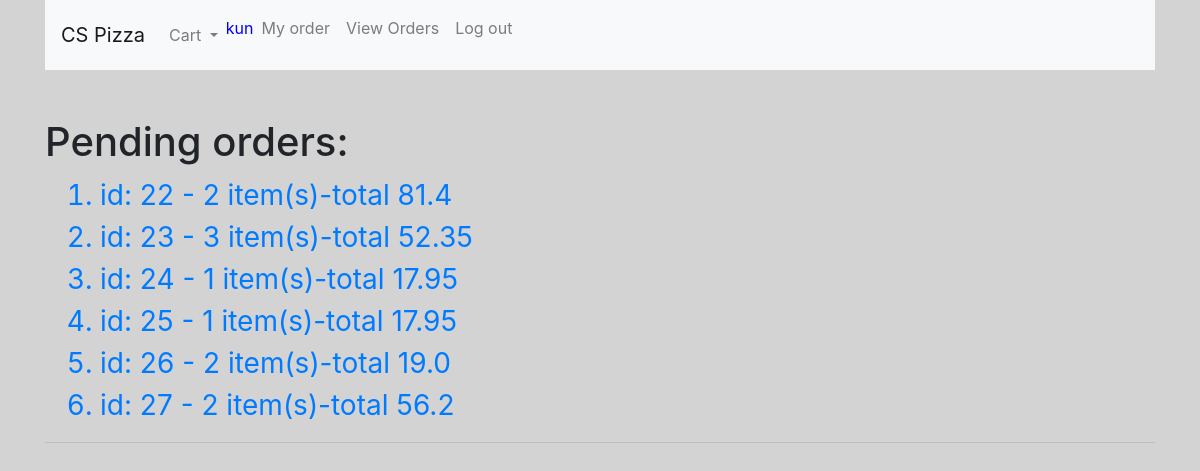
The app's page /customer_order_view (signed in), older data.
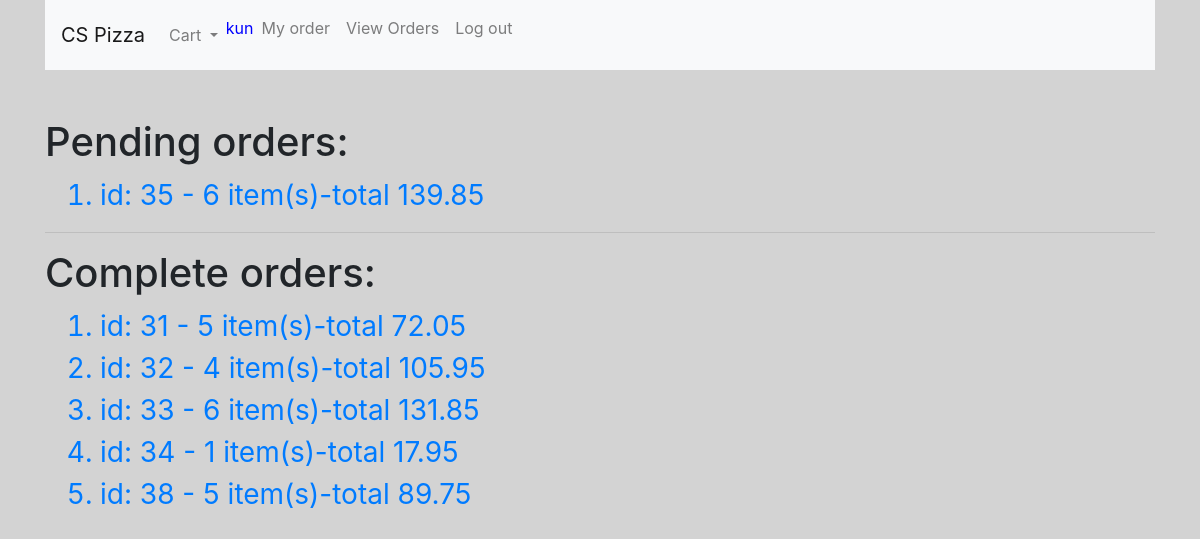
The same page, newer data.
### orders/models.py (models this page shows, shortened)
class Order(models.Model):
    username = models.CharField(max_length=64)
    pizza = models.ManyToManyField(Pizza, blank=True)
    sub = models.ManyToManyField(Sub, blank=True)
    pasta = models.ManyToManyField(Pasta, blank=True)
    salad = models.ManyToManyField(Salad, blank=True)
    dinnerplatter = models.ManyToManyField(DinnerPlatter, blank=True)
    is_complete = models.BooleanField(default=False)
    def sum_price(self, obj):
        this_sum = 0
        if len(obj.all()) > 0:
            for item in obj.all():
                this_sum += item.price
        return this_sum
    def total(self):
        total_sum = 0
        total_sum += self.sum_price(self.pizza)
        total_sum += self.sum_price(self.sub)
        total_sum += self.sum_price(self.pasta)
        total_sum += self.sum_price(self.salad)
        total_sum += self.sum_price(self.dinnerplatter)
        return round(total_sum, 2)
    def item_count(self):
        count = 0
        count += len(self.pizza.all())
        count += len(self.sub.all())
        count += len(self.pasta.all())
        count += len(self.salad.all())
        count += len(self.dinnerplatter.all())
        return count
    def __str__(self):
        return f"""id: {self.id} - {self.item_count()} item(s)-total {self.total()}"""

class PizzaMenu(models.Model):
    type = models.CharField(max_length=32)
    size = models.CharField(max_length=10)
    topping_option = models.IntegerField() # 0(cheese), 1, 2, 3, 5 toppings
    price = models.FloatField()

class SubMenu(models.Model):
    name = models.CharField(max_length=32)
    size = models.CharField(max_length=10)
    price = models.FloatField()

class PastaMenu(models.Model):
    name = models.CharField(max_length=32)
    price = models.FloatField()

class SaladMenu(models.Model):
    name = models.CharField(max_length=32)
    price = models.FloatField()

class DinnerPlatterMenu(models.Model):
    name = models.CharField(max_length=32)
    size = models.CharField(max_length=10)
    price = models.FloatField()

### orders/views.py (the view)
# urls.py: path("customer_order_view", views.customer_order_view, name="customer_order_view")
def customer_order_view(request):
    if request.user.is_authenticated:
        username = request.user.username
        cart_item_count = 0
        try:
            for k in request.session['cart'].keys():
                cart_item_count += len(request.session['cart'][k])
        except KeyError:
            pass
        orders = Order.objects.filter(username=username)
        complete_order = []
        pending_order = []
        message = None
        if len(orders) > 0:
            for order in orders:
                if order.is_complete:
                    complete_order.append(order)
                else:
                    pending_order.append(order)
        else:
            message = "You have not place any order so far"
        contect = {
        'complete_order' : complete_order,
        'pending_order' : pending_order,
        'cart_count' : cart_item_count,
        'message' : message
        }
        return render(request, 'orders/customer_order_view.html', contect)
    else:
        return render(request, 'orders/error.html', {'message' : 'Not logged in'})

### orders/templates/orders/customer_order_view.html (shortened to what this page needs)
{% extends "orders/base.html" %}
{% block body %}
  <br><br>
  {% if pending_order %}
    <h1>Pending orders:</h1>
    <ol>
      {% for order in pending_order %}
      <div class="container">
        <a href="{% url 'order_details' order.id  %}" class="order_link">
            <li>
              {{order}}
            </li>
        </a>
      </div>
      {% endfor %}
    </ol>
  {% endif %}
  <hr>
  {% if complete_order %}
    <h1>Complete orders:</h1>
    <ol>
      {% for order in complete_order %}
      <div class="container">
        <a href="{% url 'order_details' order.id  %}" class="order_link">
            <li>
              {{order}}
            </li>
        </a>
      </div>
      {% endfor %}
    </ol>
  {% endif %}
{% endblock %}

Row changes from the older to the newer data that the page shows:
removed Order: id.price "id: 22 - 2 item(s)-total 81.4", shown under "Pending orders:"
removed Order: id.price "id: 23 - 3 item(s)-total 52.35", shown under "Pending orders:"
removed Order: id.price "id: 24 - 1 item(s)-total 17.95", shown under "Pending orders:"
removed Order: id.price "id: 25 - 1 item(s)-total 17.95", shown under "Pending orders:"
removed Order: id.price "id: 26 - 2 item(s)-total 19.0", shown under "Pending orders:"
removed Order: id.price "id: 27 - 2 item(s)-total 56.2", shown under "Pending orders:"
added Order: id.price "id: 35 - 6 item(s)-total 139.85", shown under "Pending orders:"
added Order: id.price "id: 31 - 5 item(s)-total 72.05", shown under "Complete orders:"
added Order: id.price "id: 32 - 4 item(s)-total 105.95", shown under "Complete orders:"
added Order: id.price "id: 33 - 6 item(s)-total 131.85", shown under "Complete orders:"
added Order: id.price "id: 34 - 1 item(s)-total 17.95", shown under "Complete orders:"
added Order: id.price "id: 38 - 5 item(s)-total 89.75", shown under "Complete orders:"
Text that changed along with them:
text now shown: "Complete orders:"
